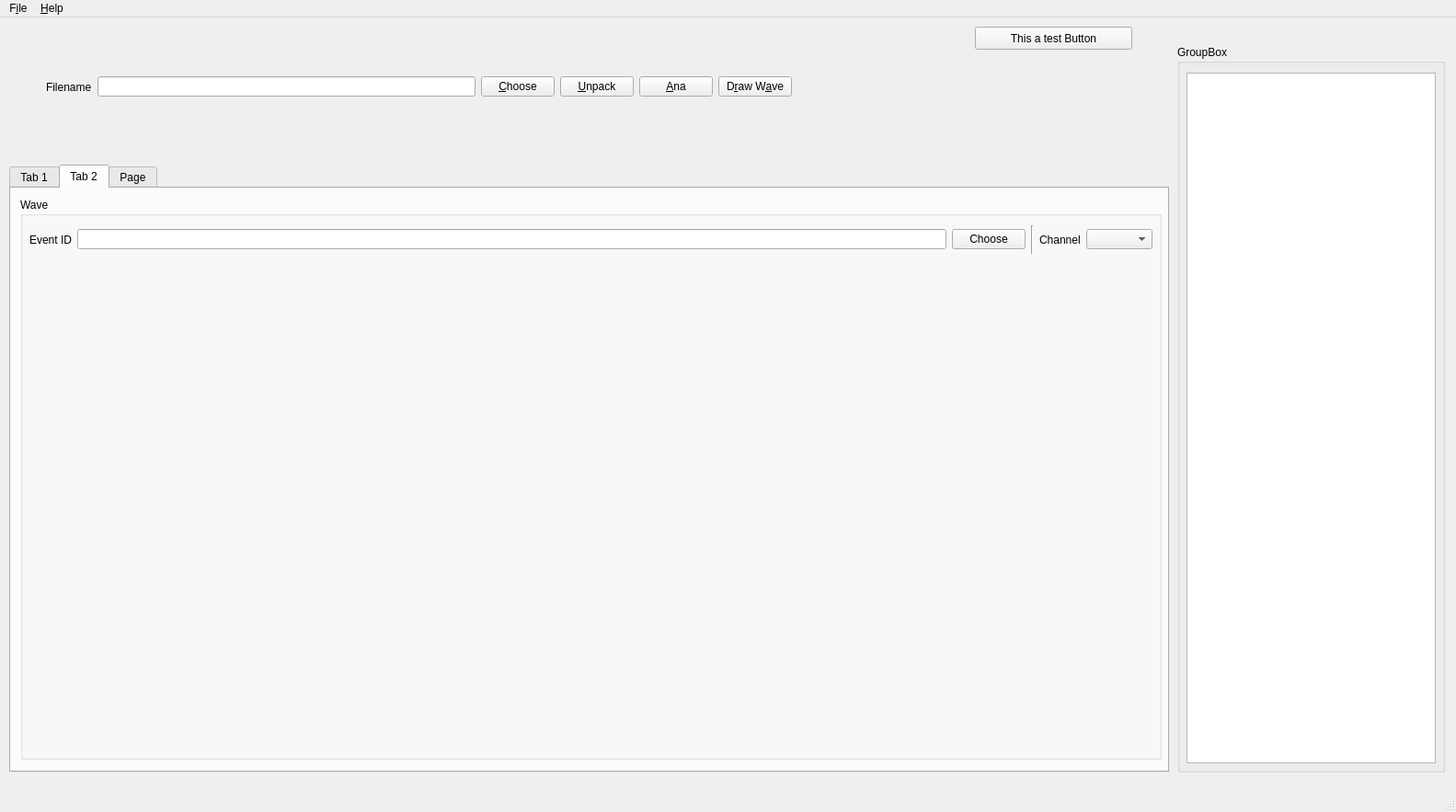
<?xml version="1.0" encoding="UTF-8"?>
<ui version="4.0">
 <class>JHS_GUI</class>
 <widget class="QMainWindow" name="JHS_GUI">
  <property name="geometry">
   <rect>
    <x>0</x>
    <y>0</y>
    <width>1583</width>
    <height>883</height>
   </rect>
  </property>
  <property name="windowTitle">
   <string>MainWindow</string>
  </property>
  <widget class="QWidget" name="centralwidget">
   <widget class="QPushButton" name="Test_Button">
    <property name="geometry">
     <rect>
      <x>1060</x>
      <y>10</y>
      <width>171</width>
      <height>25</height>
     </rect>
    </property>
    <property name="text">
     <string>This a test Button</string>
    </property>
   </widget>
   <widget class="QGroupBox" name="groupBox_2">
    <property name="geometry">
     <rect>
      <x>1280</x>
      <y>30</y>
      <width>291</width>
      <height>791</height>
     </rect>
    </property>
    <property name="title">
     <string>GroupBox</string>
    </property>
    <widget class="QTextBrowser" name="textBrowser">
     <property name="geometry">
      <rect>
       <x>10</x>
       <y>30</y>
       <width>271</width>
       <height>751</height>
      </rect>
     </property>
    </widget>
   </widget>
   <widget class="QWidget" name="horizontalLayoutWidget">
    <property name="geometry">
     <rect>
      <x>50</x>
      <y>50</y>
      <width>1221</width>
      <height>51</height>
     </rect>
    </property>
    <layout class="QHBoxLayout" name="horizontalLayout">
     <item>
      <widget class="QLabel" name="label">
       <property name="text">
        <string>Filename</string>
       </property>
      </widget>
     </item>
     <item>
      <widget class="QLineEdit" name="lineEdit"/>
     </item>
     <item>
      <widget class="QPushButton" name="Open">
       <property name="text">
        <string>&amp;Choose</string>
       </property>
      </widget>
     </item>
     <item>
      <widget class="QPushButton" name="unpack">
       <property name="text">
        <string>&amp;Unpack</string>
       </property>
      </widget>
     </item>
     <item>
      <widget class="QPushButton" name="ana">
       <property name="text">
        <string>&amp;Ana</string>
       </property>
      </widget>
     </item>
     <item>
      <widget class="QPushButton" name="pushButton">
       <property name="text">
        <string>D&amp;raw W&amp;ave</string>
       </property>
      </widget>
     </item>
     <item>
      <spacer name="horizontalSpacer">
       <property name="orientation">
        <enum>Qt::Horizontal</enum>
       </property>
       <property name="sizeHint" stdset="0">
        <size>
         <width>40</width>
         <height>20</height>
        </size>
       </property>
      </spacer>
     </item>
    </layout>
   </widget>
   <widget class="QTabWidget" name="tabWidget">
    <property name="geometry">
     <rect>
      <x>10</x>
      <y>160</y>
      <width>1261</width>
      <height>661</height>
     </rect>
    </property>
    <property name="currentIndex">
     <number>1</number>
    </property>
    <widget class="QWidget" name="tab">
     <attribute name="title">
      <string>Tab 1</string>
     </attribute>
     <widget class="QGroupBox" name="groupBox">
      <property name="geometry">
       <rect>
        <x>20</x>
        <y>10</y>
        <width>1231</width>
        <height>611</height>
       </rect>
      </property>
      <property name="title">
       <string>prestal</string>
      </property>
      <widget class="QWidget" name="gridLayoutWidget">
       <property name="geometry">
        <rect>
         <x>10</x>
         <y>30</y>
         <width>1211</width>
         <height>571</height>
        </rect>
       </property>
       <layout class="QGridLayout" name="gridLayout">
        <item row="1" column="0">
         <widget class="QCustomPlot" name="rms_qcpt" native="true"/>
        </item>
        <item row="0" column="0">
         <widget class="QCustomPlot" name="mean_qcpt" native="true"/>
        </item>
       </layout>
      </widget>
     </widget>
    </widget>
    <widget class="QWidget" name="tab_2">
     <attribute name="title">
      <string>Tab 2</string>
     </attribute>
     <widget class="QGroupBox" name="groupBox_3">
      <property name="geometry">
       <rect>
        <x>10</x>
        <y>10</y>
        <width>1241</width>
        <height>611</height>
       </rect>
      </property>
      <property name="title">
       <string>Wave</string>
      </property>
      <widget class="QWidget" name="gridLayoutWidget_2">
       <property name="geometry">
        <rect>
         <x>10</x>
         <y>70</y>
         <width>1221</width>
         <height>531</height>
        </rect>
       </property>
       <layout class="QGridLayout" name="gridLayout_2">
        <item row="1" column="0">
         <widget class="QCustomPlot" name="wavey_qcpt" native="true"/>
        </item>
        <item row="0" column="0">
         <widget class="QCustomPlot" name="wavex_qcpt" native="true"/>
        </item>
       </layout>
      </widget>
      <widget class="QWidget" name="horizontalLayoutWidget_2">
       <property name="geometry">
        <rect>
         <x>10</x>
         <y>30</y>
         <width>1221</width>
         <height>31</height>
        </rect>
       </property>
       <layout class="QHBoxLayout" name="horizontalLayout_2">
        <item>
         <widget class="QLabel" name="label_2">
          <property name="text">
           <string>Event ID</string>
          </property>
         </widget>
        </item>
        <item>
         <widget class="QLineEdit" name="lineEdit_2"/>
        </item>
        <item>
         <widget class="QPushButton" name="pushButton_2">
          <property name="text">
           <string>Choose</string>
          </property>
         </widget>
        </item>
        <item>
         <widget class="Line" name="line">
          <property name="orientation">
           <enum>Qt::Vertical</enum>
          </property>
         </widget>
        </item>
        <item>
         <widget class="QLabel" name="label_3">
          <property name="text">
           <string>Channel</string>
          </property>
         </widget>
        </item>
        <item>
         <widget class="QComboBox" name="channel_id"/>
        </item>
       </layout>
      </widget>
     </widget>
    </widget>
    <widget class="QWidget" name="tab_3">
     <attribute name="title">
      <string>Page</string>
     </attribute>
     <widget class="QGroupBox" name="groupBox_4">
      <property name="geometry">
       <rect>
        <x>10</x>
        <y>10</y>
        <width>571</width>
        <height>351</height>
       </rect>
      </property>
      <property name="title">
       <string>prestal</string>
      </property>
      <widget class="QWidget" name="gridLayoutWidget_3">
       <property name="geometry">
        <rect>
         <x>10</x>
         <y>30</y>
         <width>551</width>
         <height>311</height>
        </rect>
       </property>
       <layout class="QGridLayout" name="gridLayout_3">
        <item row="1" column="0">
         <widget class="QCustomPlot" name="widget_3" native="true"/>
        </item>
        <item row="0" column="0">
         <widget class="QCustomPlot" name="mean_qcpt_3" native="true"/>
        </item>
       </layout>
      </widget>
     </widget>
    </widget>
   </widget>
  </widget>
  <widget class="QMenuBar" name="menubar">
   <property name="geometry">
    <rect>
     <x>0</x>
     <y>0</y>
     <width>1583</width>
     <height>22</height>
    </rect>
   </property>
   <widget class="QMenu" name="menu2">
    <property name="title">
     <string>F&amp;ile</string>
    </property>
    <addaction name="separator"/>
    <addaction name="actionquit"/>
   </widget>
   <widget class="QMenu" name="menuAbourt">
    <property name="title">
     <string>&amp;Help</string>
    </property>
    <addaction name="actionabout"/>
    <addaction name="actionaboutQt"/>
   </widget>
   <addaction name="menu2"/>
   <addaction name="menuAbourt"/>
  </widget>
  <widget class="QStatusBar" name="statusbar"/>
  <action name="actionquit">
   <property name="text">
    <string>&amp;Quit</string>
   </property>
  </action>
  <action name="actionabout">
   <property name="text">
    <string>about</string>
   </property>
  </action>
  <action name="actionaboutQt">
   <property name="text">
    <string>aboutQt</string>
   </property>
  </action>
 </widget>
 <customwidgets>
  <customwidget>
   <class>QCustomPlot</class>
   <extends>QWidget</extends>
   <header location="global">qcustomplot.h</header>
   <container>1</container>
  </customwidget>
 </customwidgets>
 <resources/>
 <connections/>
</ui>
